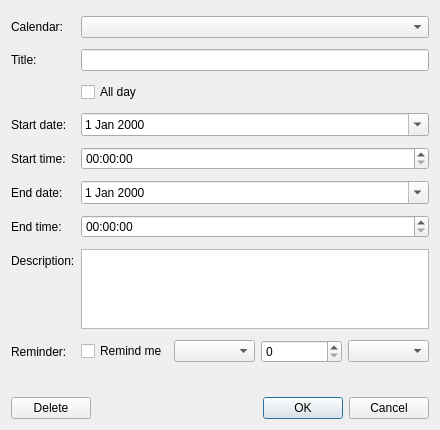
<?xml version="1.0" encoding="UTF-8"?>
<ui version="4.0">
 <class>EventDialog</class>
 <widget class="QDialog" name="EventDialog">
  <property name="geometry">
   <rect>
    <x>0</x>
    <y>0</y>
    <width>440</width>
    <height>430</height>
   </rect>
  </property>
  <property name="windowTitle">
   <string>New Event</string>
  </property>
  <layout class="QVBoxLayout" name="verticalLayout">
   <item>
    <layout class="QFormLayout" name="formLayout">
     <item row="0" column="0">
      <widget class="QLabel" name="calendarLabel">
       <property name="text">
        <string>Calendar:</string>
       </property>
      </widget>
     </item>
     <item row="0" column="1">
      <widget class="QComboBox" name="calendarCombo"/>
     </item>
     <item row="1" column="0">
      <widget class="QLabel" name="titleLabel">
       <property name="text">
        <string>Title:</string>
       </property>
      </widget>
     </item>
     <item row="1" column="1">
      <widget class="QLineEdit" name="titleEdit"/>
     </item>
     <item row="2" column="1">
      <widget class="QCheckBox" name="allDayCheck">
       <property name="text">
        <string>All day</string>
       </property>
      </widget>
     </item>
     <item row="3" column="0">
      <widget class="QLabel" name="dateLabel">
       <property name="text">
        <string>Start date:</string>
       </property>
      </widget>
     </item>
     <item row="3" column="1">
      <widget class="QDateEdit" name="dateEdit">
       <property name="calendarPopup">
        <bool>true</bool>
       </property>
      </widget>
     </item>
     <item row="4" column="0">
      <widget class="QLabel" name="startTimeLabel">
       <property name="text">
        <string>Start time:</string>
       </property>
      </widget>
     </item>
     <item row="4" column="1">
      <widget class="QTimeEdit" name="startTimeEdit"/>
     </item>
     <item row="5" column="0">
      <widget class="QLabel" name="endDateLabel">
       <property name="text">
        <string>End date:</string>
       </property>
      </widget>
     </item>
     <item row="5" column="1">
      <widget class="QDateEdit" name="endDateEdit">
       <property name="calendarPopup">
        <bool>true</bool>
       </property>
      </widget>
     </item>
     <item row="6" column="0">
      <widget class="QLabel" name="endTimeLabel">
       <property name="text">
        <string>End time:</string>
       </property>
      </widget>
     </item>
     <item row="6" column="1">
      <widget class="QTimeEdit" name="endTimeEdit"/>
     </item>
     <item row="7" column="0">
      <widget class="QLabel" name="descriptionLabel">
       <property name="text">
        <string>Description:</string>
       </property>
      </widget>
     </item>
     <item row="7" column="1">
      <widget class="QPlainTextEdit" name="descriptionEdit">
       <property name="maximumSize">
        <size>
         <width>16777215</width>
         <height>80</height>
        </size>
       </property>
      </widget>
     </item>
     <item row="8" column="0">
      <widget class="QLabel" name="reminderLabel">
       <property name="text">
        <string>Reminder:</string>
       </property>
      </widget>
     </item>
     <item row="8" column="1">
      <layout class="QHBoxLayout" name="reminderLayout">
       <item>
        <widget class="QCheckBox" name="reminderCheck">
         <property name="text">
          <string>Remind me</string>
         </property>
        </widget>
       </item>
       <item>
        <widget class="QComboBox" name="reminderCombo"/>
       </item>
       <item>
        <widget class="QSpinBox" name="reminderCustomValue">
         <property name="minimum">
          <number>0</number>
         </property>
         <property name="maximum">
          <number>40320</number>
         </property>
        </widget>
       </item>
       <item>
        <widget class="QComboBox" name="reminderCustomUnit"/>
       </item>
      </layout>
     </item>
    </layout>
   </item>
   <item>
    <widget class="QLabel" name="statusLabel">
     <property name="text">
      <string/>
     </property>
     <property name="wordWrap">
      <bool>true</bool>
     </property>
    </widget>
   </item>
   <item>
    <layout class="QHBoxLayout" name="bottomButtonLayout">
     <item>
      <widget class="QPushButton" name="deleteButton">
       <property name="visible">
        <bool>false</bool>
       </property>
       <property name="autoDefault">
        <bool>false</bool>
       </property>
       <property name="text">
        <string>Delete</string>
       </property>
      </widget>
     </item>
     <item>
      <spacer name="bottomButtonSpacer">
       <property name="orientation">
        <enum>Qt::Horizontal</enum>
       </property>
       <property name="sizeHint" stdset="0">
        <size>
         <width>40</width>
         <height>20</height>
        </size>
       </property>
      </spacer>
     </item>
     <item>
      <widget class="QDialogButtonBox" name="buttonBox">
       <property name="orientation">
        <enum>Qt::Horizontal</enum>
       </property>
       <property name="standardButtons">
        <set>QDialogButtonBox::Cancel|QDialogButtonBox::Ok</set>
       </property>
      </widget>
     </item>
    </layout>
   </item>
  </layout>
 </widget>
 <resources/>
 <connections>
  <connection>
   <sender>buttonBox</sender>
   <signal>rejected()</signal>
   <receiver>EventDialog</receiver>
   <slot>reject()</slot>
  </connection>
 </connections>
</ui>
